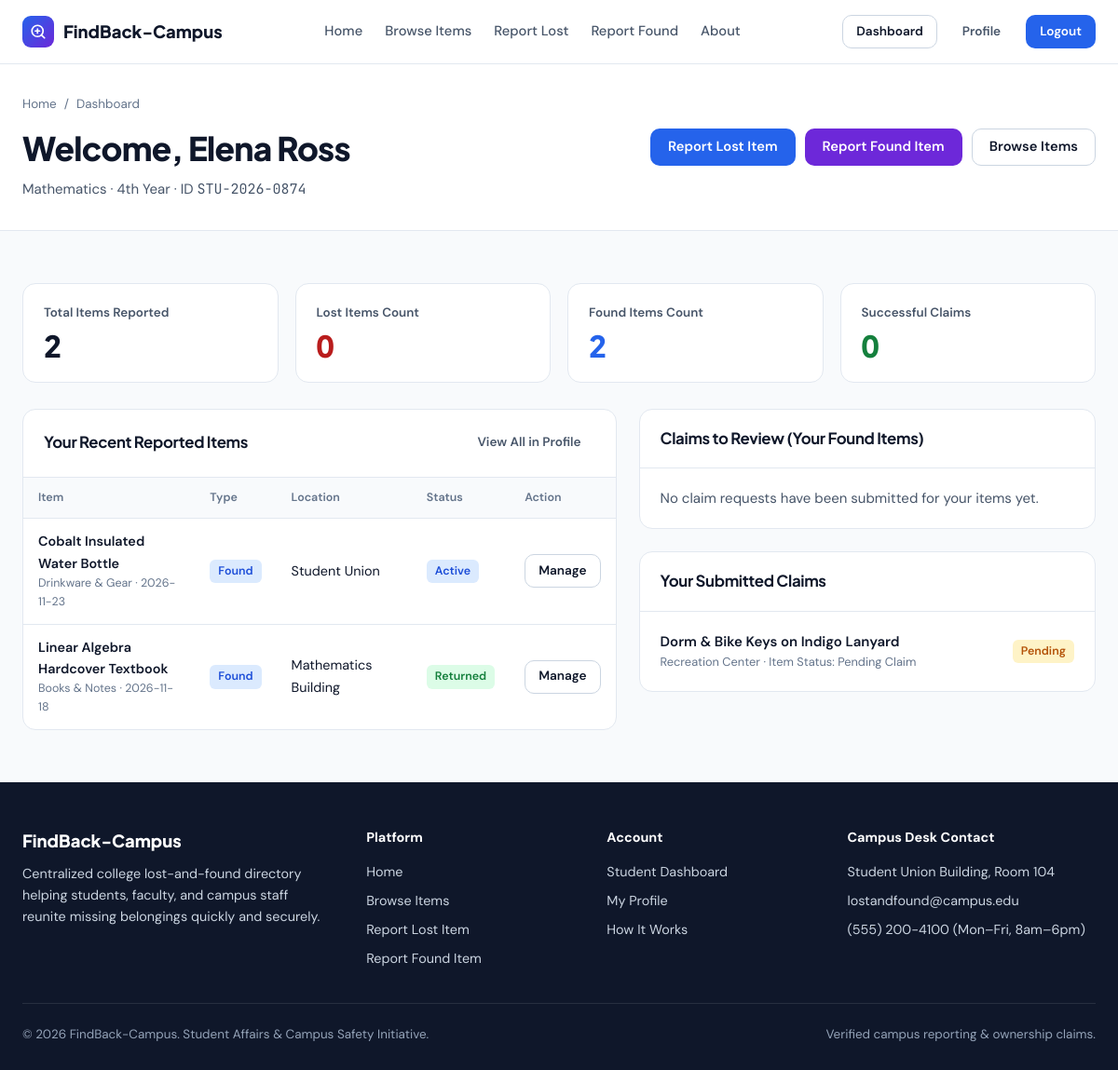
Page /dashboard (signed in) on the committed database.
### tables this page shows
CREATE TABLE Users (
            id INTEGER PRIMARY KEY AUTOINCREMENT,
            full_name TEXT NOT NULL,
            email TEXT NOT NULL UNIQUE,
            student_id TEXT NOT NULL,
            department TEXT NOT NULL,
            year TEXT NOT NULL,
            phone TEXT NOT NULL,
            password_hash TEXT NOT NULL,
            created_at TEXT NOT NULL DEFAULT (datetime('now'))
        );

CREATE TABLE Items (
            id INTEGER PRIMARY KEY AUTOINCREMENT,
            user_id INTEGER NOT NULL,
            item_name TEXT NOT NULL,
            category TEXT NOT NULL,
            description TEXT NOT NULL,
            location TEXT NOT NULL,
            item_date TEXT NOT NULL,
            contact_info TEXT NOT NULL DEFAULT '',
            image TEXT DEFAULT '',
            item_type TEXT NOT NULL CHECK(item_type IN ('Lost', 'Found')),
            status TEXT NOT NULL DEFAULT 'Active',
            created_at TEXT NOT NULL DEFAULT (datetime('now')),
            FOREIGN KEY (user_id) REFERENCES Users(id) ON DELETE CASCADE
        );

CREATE TABLE Claims (
            id INTEGER PRIMARY KEY AUTOINCREMENT,
            item_id INTEGER NOT NULL,
            claimant_id INTEGER NOT NULL,
            claimant_name TEXT NOT NULL,
            student_id TEXT NOT NULL,
            claim_description TEXT NOT NULL,
            identifying_details TEXT NOT NULL,
            contact_number TEXT NOT NULL,
            status TEXT NOT NULL DEFAULT 'Pending' CHECK(status IN ('Pending', 'Approved', 'Rejected')),
            created_at TEXT NOT NULL DEFAULT (datetime('now')),
            FOREIGN KEY (item_id) REFERENCES Items(id) ON DELETE CASCADE,
            FOREIGN KEY (claimant_id) REFERENCES Users(id) ON DELETE CASCADE
        );

### app.py (the view)
@app.route("/dashboard")
@login_required
def dashboard():
    db = get_db()
    uid = session["user_id"]
    total_reported = db.execute(
        "SELECT COUNT(*) FROM Items WHERE user_id = ?", (uid,)
    ).fetchone()[0]
    lost_count = db.execute(
        "SELECT COUNT(*) FROM Items WHERE user_id = ? AND item_type = 'Lost'", (uid,)
    ).fetchone()[0]
    found_count = db.execute(
        "SELECT COUNT(*) FROM Items WHERE user_id = ? AND item_type = 'Found'", (uid,)
    ).fetchone()[0]
    successful_claims = db.execute(
        """
        SELECT COUNT(*) FROM Claims
        WHERE (claimant_id = ? AND status = 'Approved')
           OR item_id IN (SELECT id FROM Items WHERE user_id = ? AND status = 'Returned')
        """,
        (uid, uid),
    ).fetchone()[0]
    my_items = db.execute(
        """
        SELECT Items.*,
               (SELECT COUNT(*) FROM Claims WHERE Claims.item_id = Items.id AND Claims.status = 'Pending') AS pending_claims
        FROM Items
        WHERE Items.user_id = ?
        ORDER BY Items.created_at DESC, Items.id DESC
        LIMIT 8
        """,
        (uid,),
    ).fetchall()
    incoming_claims = db.execute(
        """
        SELECT Claims.*, Items.item_name, Items.status AS item_status, Items.location,
               Users.email AS claimant_email, Users.department AS claimant_department
        FROM Claims
        JOIN Items ON Claims.item_id = Items.id
        JOIN Users ON Claims.claimant_id = Users.id
        WHERE Items.user_id = ?
        ORDER BY CASE Claims.status WHEN 'Pending' THEN 0 WHEN 'Approved' THEN 1 ELSE 2 END,
                 Claims.created_at DESC
        """,
        (uid,),
    ).fetchall()
    my_claims = db.execute(
        """
        SELECT Claims.*, Items.item_name, Items.location, Items.status AS item_status
        FROM Claims
        JOIN Items ON Claims.item_id = Items.id
        WHERE Claims.claimant_id = ?
        ORDER BY Claims.created_at DESC
        LIMIT 6
        """,
        (uid,),
    ).fetchall()
    return render_template(
        "dashboard.html",
        total_reported=total_reported,
        lost_count=lost_count,
        found_count=found_count,
        successful_claims=successful_claims,
        my_items=my_items,
        incoming_claims=incoming_claims,
        my_claims=my_claims,
    )

### app.py (called while the page is built, shortened)
def get_db():
    if "db" not in g:
        conn = sqlite3.connect(DB_PATH)
        conn.row_factory = sqlite3.Row
        conn.execute("PRAGMA foreign_keys = ON;")
        g.db = conn
    return g.db

def get_csrf_token():
    token = session.get("_csrf_token")
    if not token:
        token = secrets.token_urlsafe(32)
        session["_csrf_token"] = token
    return token

@app.before_request
def csrf_protect():
    if request.method in ("POST", "PUT", "PATCH", "DELETE"):
        session_token = session.get("_csrf_token", "")
        form_token = request.form.get("csrf_token") or request.headers.get("X-CSRF-Token", "")
        if not session_token or not form_token or not hmac.compare_digest(session_token, form_token):
            flash("Your session form token expired. Please try submitting again.", "error")
            return redirect(request.referrer or url_for("index"))

@app.after_request
def adjust_session_cookie(response):
    is_https = (
        request.is_secure
        or request.headers.get("X-Forwarded-Proto", "").lower() == "https"
        or os.environ.get("APP_URL", "").startswith("https://")
    )
    if is_https:
        cookies = response.headers.getlist("Set-Cookie")
        updated = []
        changed = False
        if changed:
            del response.headers["Set-Cookie"]
            for cookie in updated:
                response.headers.add("Set-Cookie", cookie)
    return response

@app.context_processor
def inject_globals():
    user = None
    user_id = session.get("user_id")
    if user_id:
        db = get_db()
        row = db.execute(
            "SELECT id, full_name, email, student_id, department, year, phone, created_at FROM Users WHERE id = ?",
            (user_id,),
        ).fetchone()
        if row:
            user = dict(row)
        else:
            session.pop("user_id", None)
    return {
        "current_user": user,
        "csrf_token": get_csrf_token,
        "categories": CATEGORIES,
        "campus_locations": CAMPUS_LOCATIONS,
        "departments": DEPARTMENTS,
        "study_years": STUDY_YEARS,
    }

def login_required(view):
    @wraps(view)
    def wrapped_view(*args, **kwargs):
        if not session.get("user_id"):
            flash("Please sign in with your campus account to continue.", "warning")
            return redirect(url_for("login", next=request.path))
        return view(*args, **kwargs)
    return wrapped_view

### templates/dashboard.html (shortened to what this page needs)
{% extends "base.html" %}
{% block content %}
<section class="page-header">
  <div class="container page-header-inner">
    <div>
      <div class="breadcrumb">
        <a href="{{ url_for('index') }}">Home</a>
        <span aria-hidden="true">/</span>
        <span>Dashboard</span>
      </div>
      <h1 class="page-title">Welcome, {{ current_user.full_name }}</h1>
      <p class="page-subtitle">
        {{ current_user.department }} &middot; {{ current_user.year }} &middot; ID <span class="font-mono-num">{{ current_user.student_id }}</span>
      </p>
    </div>
    <div style="display: flex; flex-wrap: wrap; gap: 10px;">
      <a href="{{ url_for('report_lost') }}" class="btn btn-primary">Report Lost Item</a>
      <a href="{{ url_for('report_found') }}" class="btn btn-purple">Report Found Item</a>
      <a href="{{ url_for('browse') }}" class="btn btn-secondary">Browse Items</a>
    </div>
  </div>
</section>
<section class="section">
  <div class="container">
    <div class="kpi-grid">
      <div class="kpi-card">
        <div class="kpi-label">Total Items Reported</div>
        <div class="kpi-value tabular-nums">{{ total_reported }}</div>
      </div>
      <div class="kpi-card">
        <div class="kpi-label">Lost Items Count</div>
        <div class="kpi-value tabular-nums" style="color: var(--red-text);">{{ lost_count }}</div>
      </div>
      <div class="kpi-card">
        <div class="kpi-label">Found Items Count</div>
        <div class="kpi-value tabular-nums" style="color: var(--blue-primary);">{{ found_count }}</div>
      </div>
      <div class="kpi-card">
        <div class="kpi-label">Successful Claims</div>
        <div class="kpi-value tabular-nums" style="color: var(--green-text);">{{ successful_claims }}</div>
      </div>
    </div>
    <div class="dashboard-split">
      <div class="panel">
        <div class="panel-header">
          <h2 class="panel-title">Your Recent Reported Items</h2>
          <a href="{{ url_for('profile') }}" class="btn btn-ghost btn-sm">View All in Profile</a>
        </div>
        {% if my_items %}
          <div class="table-wrap">
            <table class="data-table">
              <thead>
                <tr>
                  <th>Item</th>
                  <th>Type</th>
                  <th>Location</th>
                  <th>Status</th>
                  <th>Action</th>
                </tr>
              </thead>
              <tbody>
                {% for item in my_items %}
                  <tr>
                    <td>
                      <div style="font-weight: 600;">{{ item.item_name }}</div>
                      <div style="font-size: 0.78rem; color: var(--text-muted);" class="tabular-nums">{{ item.category }} &middot; {{ item.item_date }}</div>
                    </td>
                    <td>
                      {% if item.item_type == 'Lost' %}
                        <span class="status-label status-lost">Lost</span>
                      {% else %}
                        <span class="status-label status-found">Found</span>
                      {% endif %}
                    </td>
                    <td>{{ item.location }}</td>
                    <td>
                      {% if item.status == 'Returned' %}
                        <span class="status-label status-returned">Returned</span>
                      {% elif item.status == 'Pending Claim' or item.status == 'Claim Approved' %}
                        <span class="status-label status-pending">{{ item.status }}</span>
                      {% else %}
                        <span class="status-label status-found">{{ item.status }}</span>
                      {% endif %}
                    </td>
                    <td>
                      <a href="{{ url_for('item_details', item_id=item.id) }}" class="btn btn-secondary btn-sm">Manage</a>
                    </td>
                  </tr>
                {% endfor %}
              </tbody>
            </table>
          </div>
        {% endif %}
      </div>
      <div style="display: flex; flex-direction: column; gap: 24px;">
        <div class="panel">
          <div class="panel-header">
            <h2 class="panel-title">Claims to Review (Your Found Items)</h2>
          </div>
          <div class="panel-body">
            {% if incoming_claims %}
              {% for claim in incoming_claims %}
                <div class="claim-row">
                  <div style="display: flex; justify-content: space-between; align-items: flex-start; gap: 10px; margin-bottom: 6px;">
                    <div>
                      <a href="{{ url_for('item_details', item_id=claim.item_id) }}" style="font-weight: 700; color: var(--blue-primary);">{{ claim.item_name }}</a>
                      <div style="font-size: 0.8rem; color: var(--text-muted);">
                        Claimant: {{ claim.claimant_name }} (<span class="font-mono-num">{{ claim.student_id }}</span>)
                      </div>
                    </div>
                    {% if claim.status == 'Approved' %}
                      <span class="status-label status-approved">Approved</span>
                    {% elif claim.status == 'Rejected' %}
                      <span class="status-label status-rejected">Rejected</span>
                    {% else %}
                      <span class="status-label status-pending">Pending</span>
                    {% endif %}
                  </div>
                  <p style="margin: 6px 0; font-size: 0.88rem; color: var(--text-secondary);">
                    {{ claim.claim_description }}
                  </p>
                  <p style="margin: 0; font-size: 0.82rem; color: var(--text-muted);">
                    Identifying details: {{ claim.identifying_details }} &middot; Contact: {{ claim.contact_number }}
                  </p>
                  {% if claim.status == 'Pending' %}
                    <div class="claim-actions">
                      <form method="POST" action="{{ url_for('handle_claim_action', claim_id=claim.id) }}" class="inline-form">
                        <input type="hidden" name="csrf_token" value="{{ csrf_token() }}" />
                        <input type="hidden" name="action" value="approve" />
                        <input type="hidden" name="next" value="{{ url_for('dashboard') }}" />
                        <button type="submit" class="btn btn-primary btn-sm">Approve Claim</button>
                      </form>
                      <form method="POST" action="{{ url_for('handle_claim_action', claim_id=claim.id) }}" class="inline-form">
                        <input type="hidden" name="csrf_token" value="{{ csrf_token() }}" />
                        <input type="hidden" name="action" value="reject" />
                        <input type="hidden" name="next" value="{{ url_for('dashboard') }}" />
                        <button type="submit" class="btn btn-danger btn-sm">Reject</button>
                      </form>
                    </div>
                  {% elif claim.status == 'Approved' and claim.item_status != 'Returned' %}
                    <div class="claim-actions">
                      <form method="POST" action="{{ url_for('handle_claim_action', claim_id=claim.id) }}" class="inline-form">
                        <input type="hidden" name="csrf_token" value="{{ csrf_token() }}" />
                        <input type="hidden" name="action" value="confirm_return" />
                        <input type="hidden" name="next" value="{{ url_for('dashboard') }}" />
                        <button type="submit" class="btn btn-success btn-sm">Confirm Item Returned</button>
                      </form>
                    </div>
                  {% endif %}
                </div>
              {% endfor %}
            {% else %}
              <p style="color: var(--text-secondary); margin: 0;">No claim requests have been submitted for your items yet.</p>
            {% endif %}
          </div>
        </div>
        <div class="panel">
          <div class="panel-header">
            <h2 class="panel-title">Your Submitted Claims</h2>
          </div>
          <div class="panel-body">
            {% if my_claims %}
              {% for claim in my_claims %}
                <div class="claim-row">
                  <div style="display: flex; justify-content: space-between; align-items: center; gap: 10px;">
                    <div>
                      <a href="{{ url_for('item_details', item_id=claim.item_id) }}" style="font-weight: 600;">{{ claim.item_name }}</a>
                      <div style="font-size: 0.8rem; color: var(--text-muted);">{{ claim.location }} &middot; Item Status: {{ claim.item_status }}</div>
                    </div>
                    {% if claim.status == 'Approved' %}
                      <span class="status-label status-approved">Approved</span>
                    {% elif claim.status == 'Rejected' %}
                      <span class="status-label status-rejected">Rejected</span>
                    {% else %}
                      <span class="status-label status-pending">Pending</span>
                    {% endif %}
                  </div>
                </div>
              {% endfor %}
            {% else %}
              <p style="color: var(--text-secondary); margin: 0;">You have not submitted any ownership claims yet.</p>
            {% endif %}
          </div>
        </div>
      </div>
    </div>
  </div>
</section>
{% endblock %}

### rows in the picture
Users: full_name "Elena Ross", department "Mathematics", year "4th Year", student_id "STU-2026-0874"
Items: item_name "Cobalt Insulated Water Bottle", category "Drinkware & Gear", item_date "2026-11-23", item_type "Found", location "Student Union", status "Active"
Items: item_name "Linear Algebra Hardcover Textbook", category "Books & Notes", item_date "2026-11-18", item_type "Found", location "Mathematics Building", status "Returned"
Claims: item_name "Dorm & Bike Keys on Indigo Lanyard", location "Recreation Center", item_status "Pending Claim", status "Pending"

### other values in the picture
{{ total_reported }} "2"
{{ lost_count }} "0"
{{ found_count }} "2"
{{ successful_claims }} "0"
